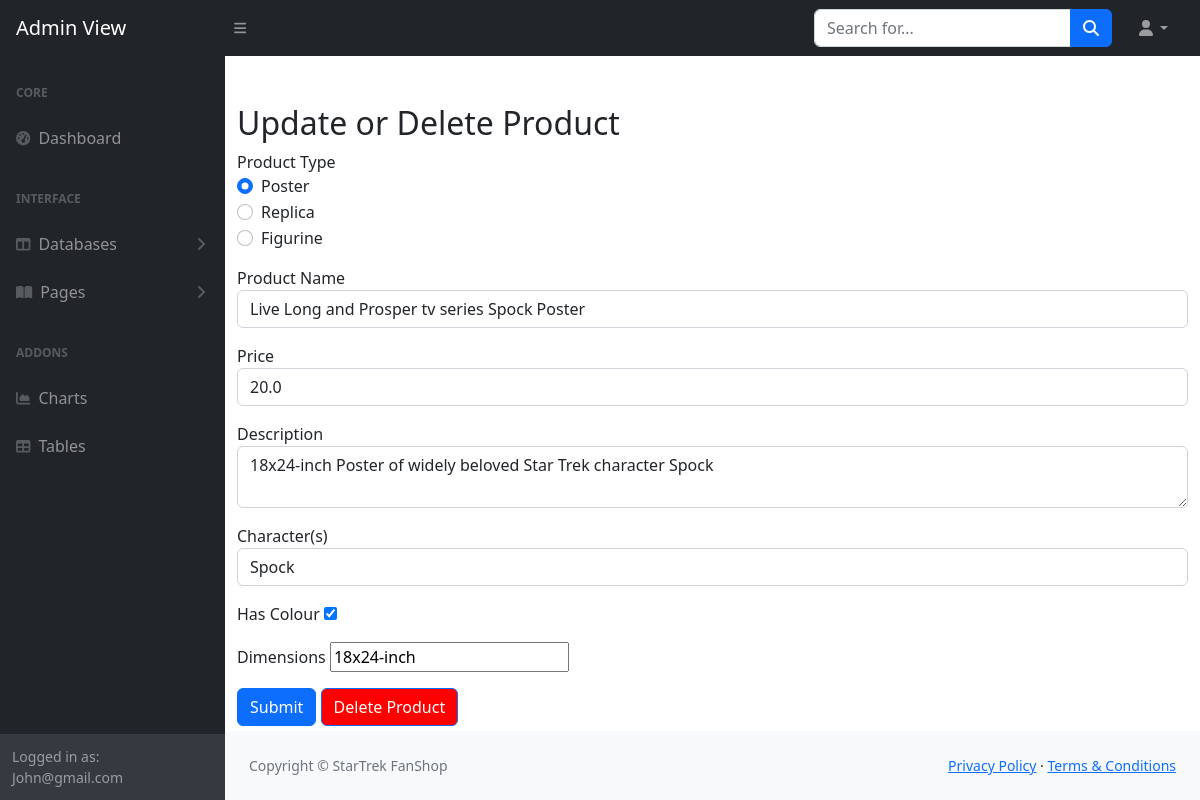
Screenshot of /manage_product/3 (signed in) with the database file from the repository.
### tables this page shows
CREATE TABLE products (
        productID INTEGER PRIMARY KEY AUTOINCREMENT,
        productName TEXT NOT NULL,
        price REAL NOT NULL,
        type TEXT,
        gender TEXT,
        movable BOOLEAN,
        isMirror BOOLEAN,
        character TEXT,
        hasColour BOOLEAN,
        dimensions TEXT,
        material TEXT,
        scale TEXT,
        isLimited BOOLEAN,
        description TEXT,
        image_blob BLOB
    );

### app.py (the view, shortened to what this page needs)
@app.route('/manage_product/<int:productID>', methods=['GET', 'POST'])
def manage_product(productID):
    productService = ProductService()
    product = productService.get_product_by_id(productID)
    if product.image_blob:
        product.image = base64.b64encode(product.image_blob).decode('utf-8')
    else:
        product.image = None
    return render_template('manage_product.html', product=product)

### dao/productDAO.py (called while the page is built)
    def get_product_by_id(self, productID):
        sql = '''SELECT * FROM products WHERE productID = ?'''
        cursor = self.conn.execute(sql, (productID,))
        row = cursor.fetchone()
        if row:
            return Product(*row)
        self.conn.close()
        return None

### services/ProductService.py (called while the page is built)
    def get_product_by_id(self, productID):
        return self.productDAO.get_product_by_id(productID)

### templates/manage_product.html (shortened to what this page needs)
<!DOCTYPE html>
<html lang="en">
    <head>
        <link href="https://cdn.jsdelivr.net/npm/simple-datatables@7.1.2/dist/style.min.css" rel="stylesheet" />
        <link href="{{ url_for('static', filename='css/styles_admin.css') }}" rel="stylesheet" />
    </head>
    <body class="sb-nav-fixed">
        <nav class="sb-topnav navbar navbar-expand navbar-dark bg-dark">
            <a class="navbar-brand ps-3" href="index.html">Admin View</a>
            <button class="btn btn-link btn-sm order-1 order-lg-0 me-4 me-lg-0" id="sidebarToggle" href="#!"><i class="fas fa-bars"></i></button>
            <form class="d-none d-md-inline-block form-inline ms-auto me-0 me-md-3 my-2 my-md-0">
                <div class="input-group">
                    <input class="form-control" type="text" placeholder="Search for..." aria-label="Search for..." aria-describedby="btnNavbarSearch" />
                    <button class="btn btn-primary" id="btnNavbarSearch" type="button"><i class="fas fa-search"></i></button>
                </div>
            </form>
            <ul class="navbar-nav ms-auto ms-md-0 me-3 me-lg-4">
                <li class="nav-item dropdown">
                    <a class="nav-link dropdown-toggle" id="navbarDropdown" href="#" role="button" data-bs-toggle="dropdown" aria-expanded="false"><i class="fas fa-user fa-fw"></i></a>
                </li>
            </ul>
        </nav>
        <div id="layoutSidenav">
            <div id="layoutSidenav_nav">
                <nav class="sb-sidenav accordion sb-sidenav-dark" id="sidenavAccordion">
                    <div class="sb-sidenav-menu">
                        <div class="nav">
                            <div class="sb-sidenav-menu-heading">Core</div>
                            <a class="nav-link" href={{url_for('admin_page') }}
>
                                <div class="sb-nav-link-icon"><i class="fas fa-tachometer-alt"></i></div>
                                Dashboard
                            </a>
                            <div class="sb-sidenav-menu-heading">Interface</div>
                            <a class="nav-link collapsed" href="#" data-bs-toggle="collapse" data-bs-target="#collapseLayouts" aria-expanded="false" aria-controls="collapseLayouts">
                                <div class="sb-nav-link-icon"><i class="fas fa-columns"></i></div>
                                Databases
                                <div class="sb-sidenav-collapse-arrow"><i class="fas fa-angle-down"></i></div>
                            </a>
                            <a class="nav-link collapsed" href="#" data-bs-toggle="collapse" data-bs-target="#collapsePages" aria-expanded="false" aria-controls="collapsePages">
                                <div class="sb-nav-link-icon"><i class="fas fa-book-open"></i></div>
                                Pages
                                <div class="sb-sidenav-collapse-arrow"><i class="fas fa-angle-down"></i></div>
                            </a>
                            <div class="sb-sidenav-menu-heading">Addons</div>
                            <a class="nav-link" href="">
                                <div class="sb-nav-link-icon"><i class="fas fa-chart-area"></i></div>
                                Charts
                            </a>
                            <a class="nav-link" href="">
                                <div class="sb-nav-link-icon"><i class="fas fa-table"></i></div>
                                Tables
                            </a>
                        </div>
                    </div>
                    <div class="sb-sidenav-footer">
                        <div class="small">Logged in as: {{session['session_user']}}</div>
                    </div>
                </nav>
            </div>
            <div id="layoutSidenav_content">
    <div class="container mt-5">
        <h2>Update or Delete Product</h2>
        <form method="POST" name='edit' action="{{ url_for('manage_product', productID=product.productID) }}">
            <div class="form-group mb-3">
                <label>Product Type</label>
                <div class="form-check">
                    <input class="form-check-input" type="radio" name="productType" id="poster" value="poster" {% if product.type == 'poster' %} checked {% endif %} onchange="this.form.submit()">
                    <label class="form-check-label" for="poster">Poster</label>
                </div>
                <div class="form-check">
                    <input class="form-check-input" type="radio" name="productType" id="replica" value="replica" {% if product.type == 'replica' %} checked {% endif %} onchange="this.form.submit()">
                    <label class="form-check-label" for="replica">Replica</label>
                </div>
                <div class="form-check">
                    <input class="form-check-input" type="radio" name="productType" id="figurine" value="figurine" {% if product.type == 'figurine' %} checked {% endif %} onchange="this.form.submit()">
                    <label class="form-check-label" for="figurine">Figurine</label>
                </div>
            </div>
        </form>
        <form method="POST" name="save" action="{{ url_for('manage_product', productID=product.productID) }}" enctype="multipart/form-data">
            <div class="form-group mb-3">
                <label for="productName">Product Name</label>
                <input type="text" class="form-control" id="productName" name="productName" value="{{ product.productName }}" required>
            </div>
            <div class="form-group mb-3">
                <label for="price">Price</label>
                <input type="number" class="form-control" id="price" name="price" value="{{ product.price }}" required>
            </div>
            <div class="form-group mb-3">
                <label for="description">Description</label>
                <textarea class="form-control" id="description" name="description" required>{{ product.description }}</textarea>
            </div>
            <div {% if product.type != 'poster' %}style="display: none;"{% endif %}>
                <div class="form-group mb-3">
                    <label for="character">Character(s)</label>
                    <input type="text" class="form-control" id="character" name="character" value="{{ product.character }}" {% if product.type == 'poster' %} required {% endif %}>
                </div>
                <div class="form-group mb-3">
                    <label for="hasColour">Has Colour</label>
                    <input type="checkbox" id="hasColour" name="hasColour" {% if product.hasColour %} checked {% endif %}>
                </div>
                <div class="form-group mb-3">
                    <label for="dimensions">Dimensions</label>
                    <input type="text" id="dimensions" name="dimensions" value="{{ product.dimensions }}" {% if product.type == 'poster' %} required {% endif %}>
                </div>
            </div>
            <button type="submit" class="btn btn-primary" name="save_changes">Submit</button>
            <button type="submit"  class="btn btn-primary" style="background-color: red" name="delete">Delete Product</button>
        </form>
    </div>
    <footer class="py-4 bg-light mt-auto">
        <div class="container-fluid px-4">
            <div class="d-flex align-items-center justify-content-between small">
                <div class="text-muted">Copyright &copy; StarTrek FanShop</div>
                <div>
                    <a href="#">Privacy Policy</a>
                    &middot;
                    <a href="#">Terms &amp; Conditions</a>
                </div>
            </div>
        </div>
    </footer>
</html>

### rows the page displays
products: type "☑ Poster", type "☐ Replica", type "☐ Figurine", productName "Live Long and Prosper tv series Spock Poster", price "20.0", description "18x24-inch Poster of widely beloved Star Trek character Spock", character "Spock", hasColour "☑", dimensions "18x24-inch"

### other values shown
{{ session['session_user'] }} "John@gmail.com"
